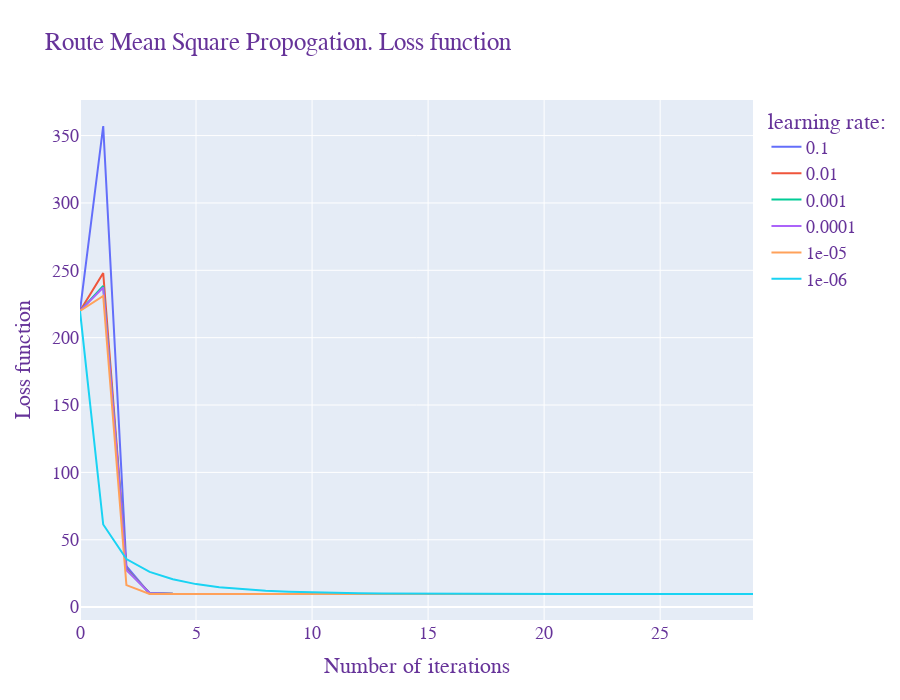

The notebook cell this image was saved under:
### Markdown cell above
### RMSProp (Route Mean Square Propogation)

### Code cell
optimiser = GradientOptimiser()
losses= {}
# for gamma in [0.1, 0.2, 0.3, 0.4, 0.5, 0.7,0.8, .9]:
for lr in np.logspace(-1, -6, 6):

  optimiser.coeffs = None
  optimiser.fit(X, y, lr = lr, max_iter=30, method = 'rmsprop', nbatches= 10, gamma = 0.9)
  losses.setdefault (lr, optimiser.get_mseloss())

for k,v in losses.items():
    print (f'learning rate: {k}, MSE:{round(v[-1],5)}')

plot_losses(losses, title= 'Route Mean Square Propogation. Loss function', legend = 'learning rate:')

### Figure 1 — Plotly figure (JSON) as saved in the notebook; plotly's stock layout.template omitted (floating-point values rounded to 4 significant figures)
{"data": [{"hovertemplate": "variable=0.1<br>index=%{x}<br>value=%{y}<extra></extra>", "legendgroup": "0.1", "line": {"color": "#636efa", "dash": "solid"}, "marker": {"symbol": "circle"}, "mode": "lines", "name": "0.1", "orientation": "v", "showlegend": true, "type": "scatter", "x": [0, 1, 2, 3, 4, 5, 6, 7, 8, 9, 10, 11, 12, 13, 14, 15, 16, 17, 18, 19, 20, 21, 22, 23, 24, 25, 26, 27, 28, 29], "xaxis": "x", "y": [219.9, 357.1, 30.33, 9.94, 9.774, 9.742, 9.753, 9.754, 9.755, 9.756, 9.756, 9.756, 9.756, 9.756, 9.756, 9.756, 9.756, 9.756, 9.756, 9.756, 9.756, 9.756, 9.756, 9.756, 9.756, 9.756, 9.756, 9.756, 9.756, 9.756], "yaxis": "y"}, {"hovertemplate": "variable=0.01<br>index=%{x}<br>value=%{y}<extra></extra>", "legendgroup": "0.01", "line": {"color": "#EF553B", "dash": "solid"}, "marker": {"symbol": "circle"}, "mode": "lines", "name": "0.01", "orientation": "v", "showlegend": true, "type": "scatter", "x": [0, 1, 2, 3, 4, 5, 6, 7, 8, 9, 10, 11, 12, 13, 14, 15, 16, 17, 18, 19, 20, 21, 22, 23, 24, 25, 26, 27, 28, 29], "xaxis": "x", "y": [219.9, 248.0, 28.25, 10.45, 9.83, 9.735, 9.755, 9.754, 9.755, 9.756, 9.756, 9.756, 9.756, 9.756, 9.756, 9.756, 9.756, 9.756, 9.756, 9.756, 9.756, 9.756, 9.756, 9.756, 9.756, 9.756, 9.756, 9.756, 9.756, 9.756], "yaxis": "y"}, {"hovertemplate": "variable=0.001<br>index=%{x}<br>value=%{y}<extra></extra>", "legendgroup": "0.001", "line": {"color": "#00cc96", "dash": "solid"}, "marker": {"symbol": "circle"}, "mode": "lines", "name": "0.001", "orientation": "v", "showlegend": true, "type": "scatter", "x": [0, 1, 2, 3, 4, 5, 6, 7, 8, 9, 10, 11, 12, 13, 14, 15, 16, 17, 18, 19, 20, 21, 22, 23, 24, 25, 26, 27, 28, 29], "xaxis": "x", "y": [219.9, 238.3, 27.82, 10.5, 9.839, 9.734, 9.755, 9.754, 9.755, 9.756, 9.756, 9.756, 9.756, 9.756, 9.756, 9.756, 9.756, 9.756, 9.756, 9.756, 9.756, 9.756, 9.756, 9.756, 9.756, 9.756, 9.756, 9.756, 9.756, 9.756], "yaxis": "y"}, {"hovertemplate": "variable=0.0001<br>index=%{x}<br>value=%{y}<extra></extra>", "legendgroup": "0.0001", "line": {"color": "#ab63fa", "dash": "solid"}, "marker": {"symbol": "circle"}, "mode": "lines", "name": "0.0001", "orientation": "v", "showlegend": true, "type": "scatter", "x": [0, 1, 2, 3, 4, 5, 6, 7, 8, 9, 10, 11, 12, 13, 14, 15, 16, 17, 18, 19, 20, 21, 22, 23, 24, 25, 26, 27, 28, 29], "xaxis": "x", "y": [219.9, 237.3, 27.58, 10.49, 9.838, 9.735, 9.755, 9.754, 9.756, 9.756, 9.756, 9.756, 9.756, 9.756, 9.756, 9.756, 9.756, 9.756, 9.756, 9.756, 9.756, 9.756, 9.756, 9.756, 9.756, 9.756, 9.756, 9.756, 9.756, 9.756], "yaxis": "y"}, {"hovertemplate": "variable=1e-05<br>index=%{x}<br>value=%{y}<extra></extra>", "legendgroup": "1e-05", "line": {"color": "#FFA15A", "dash": "solid"}, "marker": {"symbol": "circle"}, "mode": "lines", "name": "1e-05", "orientation": "v", "showlegend": true, "type": "scatter", "x": [0, 1, 2, 3, 4, 5, 6, 7, 8, 9, 10, 11, 12, 13, 14, 15, 16, 17, 18, 19, 20, 21, 22, 23, 24, 25, 26, 27, 28, 29], "xaxis": "x", "y": [219.9, 230.9, 16.32, 9.785, 9.759, 9.748, 9.754, 9.755, 9.756, 9.756, 9.756, 9.756, 9.756, 9.756, 9.756, 9.756, 9.756, 9.756, 9.756, 9.756, 9.756, 9.756, 9.756, 9.756, 9.756, 9.756, 9.756, 9.756, 9.756, 9.756], "yaxis": "y"}, {"hovertemplate": "variable=1e-06<br>index=%{x}<br>value=%{y}<extra></extra>", "legendgroup": "1e-06", "line": {"color": "#19d3f3", "dash": "solid"}, "marker": {"symbol": "circle"}, "mode": "lines", "name": "1e-06", "orientation": "v", "showlegend": true, "type": "scatter", "x": [0, 1, 2, 3, 4, 5, 6, 7, 8, 9, 10, 11, 12, 13, 14, 15, 16, 17, 18, 19, 20, 21, 22, 23, 24, 25, 26, 27, 28, 29], "xaxis": "x", "y": [219.9, 61.33, 35.64, 26.12, 20.68, 17.08, 14.71, 13.14, 12.09, 11.38, 10.89, 10.56, 10.33, 10.17, 10.06, 9.981, 9.923, 9.882, 9.852, 9.83, 9.813, 9.8, 9.791, 9.783, 9.778, 9.773, 9.77, 9.767, 9.765, 9.763], "yaxis": "y"}], "layout": {"font": {"color": "RebeccaPurple", "family": "Courier New, monospace", "size": 18}, "height": 700, "legend": {"title": {"text": "learning rate:"}, "tracegroupgap": 0}, "title": {"text": "Route Mean Square Propogation. Loss function"}, "xaxis": {"anchor": "y", "domain": [0, 1], "title": {"text": "Number of iterations"}}, "yaxis": {"anchor": "x", "domain": [0, 1], "title": {"text": "Loss function"}}}}
